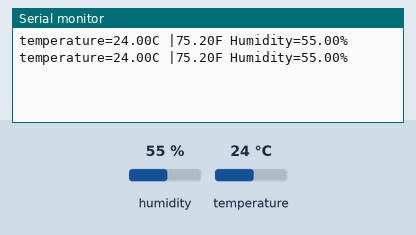
The sketch below on a simulated Arduino Uno, built with avr-gcc and run on an emulated ATmega328P. Parts: the last lines printed to the serial monitor. The inputs (shaded band) are chosen by the test bench; at power-on: humidity 55 %, temperature 24 °C.

Above: at 2.8 s.
2.9 s: humidity set to 22 %
At 5.2 s:
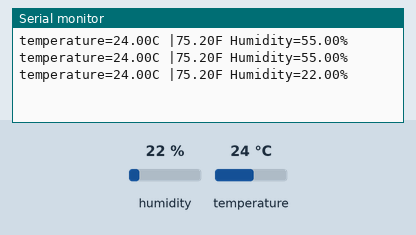
5.6 s: temperature set to 12 °C
At 6.5 s:
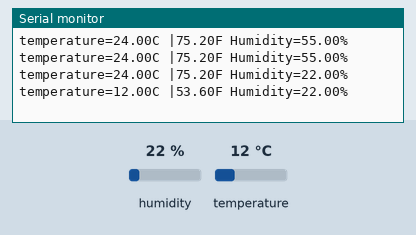
8.3 s: humidity set to 40 %
At 11.3 s:
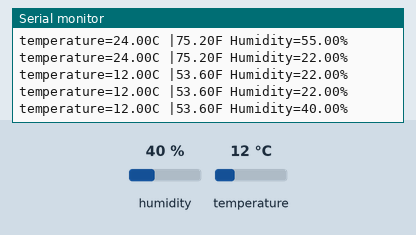
Timing chart, 0 to 12.8 s (numbered marks = the images above; inputs shaded):
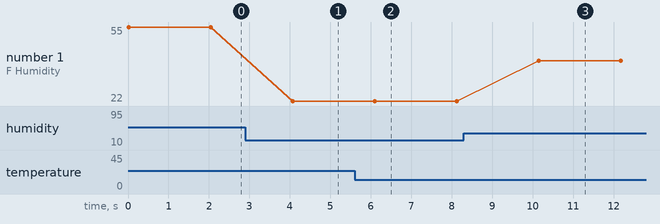

Measured:
- after the input at 2.9 s, the serial monitor: prints a new line after 1.2 s (image 1)
- after the input at 5.6 s, the serial monitor: prints a new line after 0.50 s (image 2)
- after the input at 8.3 s, the serial monitor: prints a new line after 1.8 s (image 3)
- plotted number 1: 55 → 22 after the input at 2.9 s, 22 → 40 after the input at 8.3 s

The sketch:

TH_sensor.ino
```cpp
#include <dht.h>
#define outPin 7

dht DHT;

void setup() {
  Serial.begin(9600);
}

void loop() {
  int readData= DHT.read11(outPin);

  float t=DHT.temperature;
  float h= DHT.humidity;

Serial.print("temperature=");
Serial.print(t);
Serial.print("C |");
Serial.print((t*9.0)/5.0+32.0);
Serial.print("F");
Serial.print(" Humidity=");
Serial.print(h);
Serial.println("%");
Serial.println("");

delay(2000);
}
```
